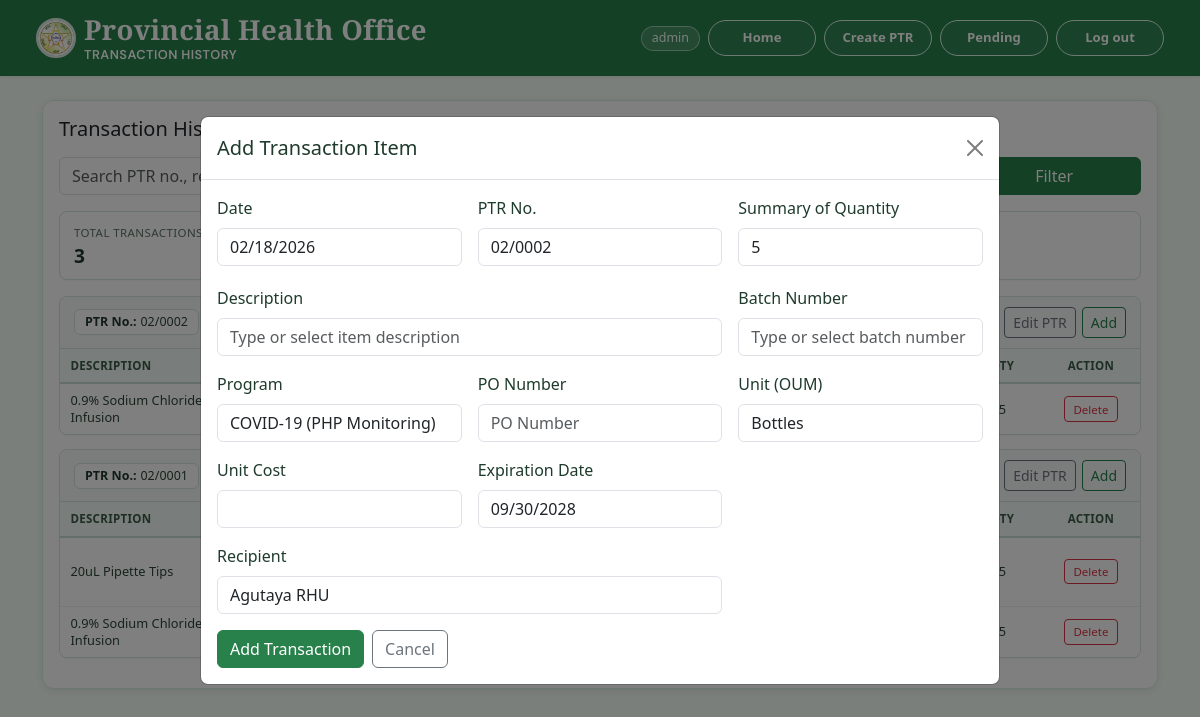
The page /report.php?add=3 (signed in) on the database its author committed.
### tables this page shows
CREATE TABLE `inventory_records` (
  `id` int NOT NULL AUTO_INCREMENT,
  `expiration_date` date DEFAULT NULL,
  `unit` varchar(50) DEFAULT NULL,
  `description` text,
  `batch_number` varchar(100) DEFAULT NULL,
  `quantity` int DEFAULT '0',
  `unit_cost` decimal(10,2) DEFAULT '0.00',
  `program` varchar(255) DEFAULT NULL,
  `po_no` varchar(100) DEFAULT NULL,
  `recipient` varchar(255) DEFAULT NULL,
  `ptr_no` varchar(50) DEFAULT NULL,
  `record_date` date DEFAULT NULL,
  `release_status` varchar(20) NOT NULL DEFAULT 'released',
  `released_at` datetime DEFAULT NULL,
  PRIMARY KEY (`id`)
);

### report.php (the view, shortened to what the rows shown need)
<?php
$search = trim($_GET['q'] ?? '');
$dateFrom = trim($_GET['date_from'] ?? '');
$dateTo = trim($_GET['date_to'] ?? '');
$sort = strtolower(trim($_GET['sort'] ?? 'desc'));
$sort = $sort === 'asc' ? 'asc' : 'desc';
$orderByDirection = $sort === 'asc' ? 'ASC' : 'DESC';
$records = [];
$groupedRecords = [];
$error = '';
function buildReportUrl(string $search, string $dateFrom, string $dateTo, string $sort, string $message = '', int $editId = 0, int $addRefId = 0): string
{
    $params = [];
    if ($editId > 0) {
        $params['edit'] = (string) $editId;
    }
    if ($addRefId > 0) {
        $params['add'] = (string) $addRefId;
    }
    return 'report.php' . (!empty($params) ? '?' . http_build_query($params) : '');
}
try {
    $pdo = getConnection();
    $pdo->exec(
        'CREATE TABLE IF NOT EXISTS inventory_records (
            id INT NOT NULL AUTO_INCREMENT,
            expiration_date DATE DEFAULT NULL,
            unit VARCHAR(50) DEFAULT NULL,
            description TEXT,
            batch_number VARCHAR(100) DEFAULT NULL,
            quantity INT DEFAULT 0,
            unit_cost DECIMAL(10,2) DEFAULT 0.00,
            program VARCHAR(255) DEFAULT NULL,
            recipient VARCHAR(255) DEFAULT NULL,
            ptr_no VARCHAR(50) DEFAULT NULL,
            record_date DATE DEFAULT NULL,
            PRIMARY KEY (id)
        ) ENGINE=InnoDB DEFAULT CHARSET=utf8mb4 COLLATE=utf8mb4_0900_ai_ci'
    );
    if ($error === '') {
        $where = ['COALESCE(release_status, "released") = "released"'];
        $params = [];
        $sql = '
            SELECT id, expiration_date, unit, description, batch_number, quantity, unit_cost, program, po_no, recipient, ptr_no, record_date
            FROM inventory_records
        ';
        if (!empty($where)) {
            $sql .= ' WHERE ' . implode(' AND ', $where);
        }
        $sql .= ' ORDER BY record_date ' . $orderByDirection . ', id ' . $orderByDirection;
        $stmt = $pdo->prepare($sql);
        $stmt->execute($params);
        $records = $stmt->fetchAll();
        foreach ($records as $record) {
            $ptrNo = trim((string) ($record['ptr_no'] ?? ''));
            $groupKey = $ptrNo !== '' ? $ptrNo : '__NO_PTR__';
            if (!isset($groupedRecords[$groupKey])) {
                $groupedRecords[$groupKey] = [
                    'ptr_no' => $ptrNo !== '' ? $ptrNo : '-',
                    'record_date' => (string) ($record['record_date'] ?? '-'),
                    'recipient' => (string) ($record['recipient'] ?? '-'),
                    'items' => [],
                ];
            }
            $groupedRecords[$groupKey]['items'][] = $record;
        }
    }
} catch (PDOException $e) {
    $error = 'Unable to load transaction report right now. Please check your database setup.';
}
?>
<!DOCTYPE html>
<html lang="en">
<head>
    <link rel="stylesheet" href="style.css?v=20260219">
</head>
<body class="report-page">
    <main class="py-4">
        <div class="container">
            <div class="card app-card">
                <div class="card-body">
                    <div class="d-flex flex-wrap justify-content-between align-items-center gap-2 mb-3">
                        <h1 class="h5 mb-0">Transaction History</h1>
                    </div>
                    <?php if ($error !== ''): ?>
                        <div class="alert alert-danger py-2 mb-0"><?= htmlspecialchars($error) ?></div>
                    <?php else: ?>
                        <?php if (empty($records)): ?>
                            <div class="alert alert-info py-2 mb-0">
                                No transaction history found.
                            </div>
                        <?php else: ?>
                            <?php $groupIndex = 0; ?>
                            <?php foreach ($groupedRecords as $group): ?>
                                <?php $groupSectionId = 'ptrGroupPrint_' . $groupIndex; ?>
                                <?php $groupPreviewId = 'ptrGroupPreview_' . $groupIndex; ?>
                                <?php $groupIndex++; ?>
                                <section class="report-group-block" id="<?= htmlspecialchars($groupSectionId) ?>">
                                    <div class="report-group-head">
                                        <div class="report-group-head-meta">
                                            <span class="report-group-chip"><strong>PTR No.:</strong> <?= htmlspecialchars($group['ptr_no']) ?></span>
                                            <span class="report-group-chip"><strong>Date:</strong> <?= htmlspecialchars($group['record_date']) ?></span>
                                            <span class="report-group-chip report-group-chip-recipient"><strong>Recipient:</strong> <?= htmlspecialchars($group['recipient']) ?></span>
                                        </div>
                                        <div class="report-group-head-actions">
                                            <button
                                                type="button"
                                                class="btn btn-outline-secondary btn-sm report-print-btn"
                                                data-print-target="<?= htmlspecialchars($groupPreviewId) ?>"
                                            >
                                            </button>
                                            <?php $groupRefId = isset($group['items'][0]['id']) ? (int) $group['items'][0]['id'] : 0; ?>
                                            <?php if ($groupRefId > 0): ?>
                                                <a
                                                    href="<?= htmlspecialchars(buildReportUrl($search, $dateFrom, $dateTo, $sort, '', $groupRefId)) ?>"
                                                    class="btn btn-outline-secondary btn-sm"
                                                >
                                                    Edit PTR
                                                </a>
                                                <a
                                                    href="<?= htmlspecialchars(buildReportUrl($search, $dateFrom, $dateTo, $sort, '', 0, $groupRefId)) ?>"
                                                    class="btn btn-outline-primary btn-sm"
                                                >
                                                    Add
                                                </a>
                                            <?php endif; ?>
                                        </div>
                                    </div>
                                    <div class="table-responsive report-group-table-wrap">
                                        <table class="table align-middle mb-0 report-group-table">
                                            <colgroup>
                                                <col class="report-col-description">
                                                <col class="report-col-batch">
                                                <col class="report-col-program">
                                                <col class="report-col-po">
                                                <col class="report-col-unit">
                                                <col class="report-col-expiry">
                                                <col class="report-col-qty">
                                                <col class="report-col-action">
                                            </colgroup>
                                            <thead>
                                                <tr>
                                                    <th class="report-col-description">Description</th>
                                                    <th class="report-col-batch">Batch No.</th>
                                                    <th class="report-col-program">Program</th>
                                                    <th class="report-col-po">PO No.</th>
                                                    <th class="report-col-unit">Unit</th>
                                                    <th class="report-col-expiry">Exp. Date</th>
                                                    <th class="report-col-qty">Qty</th>
                                                    <th class="report-col-action">Action</th>
                                                </tr>
                                            </thead>
                                            <tbody>
                                                <?php foreach ($group['items'] as $record): ?>
                                                    <tr>
                                                        <td class="report-col-description" title="<?= htmlspecialchars((string) ($record['description'] ?? '-')) ?>">
                                                            <?= htmlspecialchars($record['description'] ?? '-') ?>
                                                        </td>
                                                        <td class="report-col-batch"><?= htmlspecialchars($record['batch_number'] ?? '-') ?></td>
                                                        <td class="report-col-program"><?= htmlspecialchars($record['program'] ?? '-') ?></td>
                                                        <td class="report-col-po"><?= htmlspecialchars($record['po_no'] ?? '-') ?></td>
                                                        <td class="report-col-unit"><?= htmlspecialchars($record['unit'] ?? '-') ?></td>
                                                        <td class="report-col-expiry"><?= htmlspecialchars($record['expiration_date'] ?? '-') ?></td>
                                                        <td class="report-col-qty"><?= (int) ($record['quantity'] ?? 0) ?></td>
                                                        <td class="report-col-action">
                                                            <form method="post" action="report.php" onsubmit="return confirm('Delete this transaction?');" class="d-inline">
                                                                <button type="submit" class="btn btn-outline-danger btn-sm">Delete</button>
                                                            </form>
                                                        </td>
                                                    </tr>
                                                <?php endforeach; ?>
                                            </tbody>
                                        </table>
                                    </div>
                                </section>
                            <?php endforeach; ?>
                        <?php endif; ?>
                    <?php endif; ?>
                </div>
            </div>
        </div>
    </main>
    <div class="modal fade" id="addTransactionModal" tabindex="-1" aria-labelledby="addTransactionModalLabel" aria-hidden="true">
        <div class="modal-dialog modal-lg modal-dialog-centered">
            <div class="modal-content">
                <div class="modal-header">
                    <h2 class="modal-title h5 mb-0" id="addTransactionModalLabel">Add Transaction Item</h2>
                </div>
            </div>
        </div>
    </div>
</body>
</html>

### rows shown on the page
inventory_records: description "0.9% Sodium Chloride 1L Solution for Infusion", quantity "5"
inventory_records: description "20uL Pipette Tips", quantity "5"
inventory_records: description "0.9% Sodium Chloride 1L Solution for Infusion", quantity "5"

### other values the page prints
$username "admin"
count($records) "3"
$group['ptr_no'] "02/0002"
$group['ptr_no'] "02/0001"
